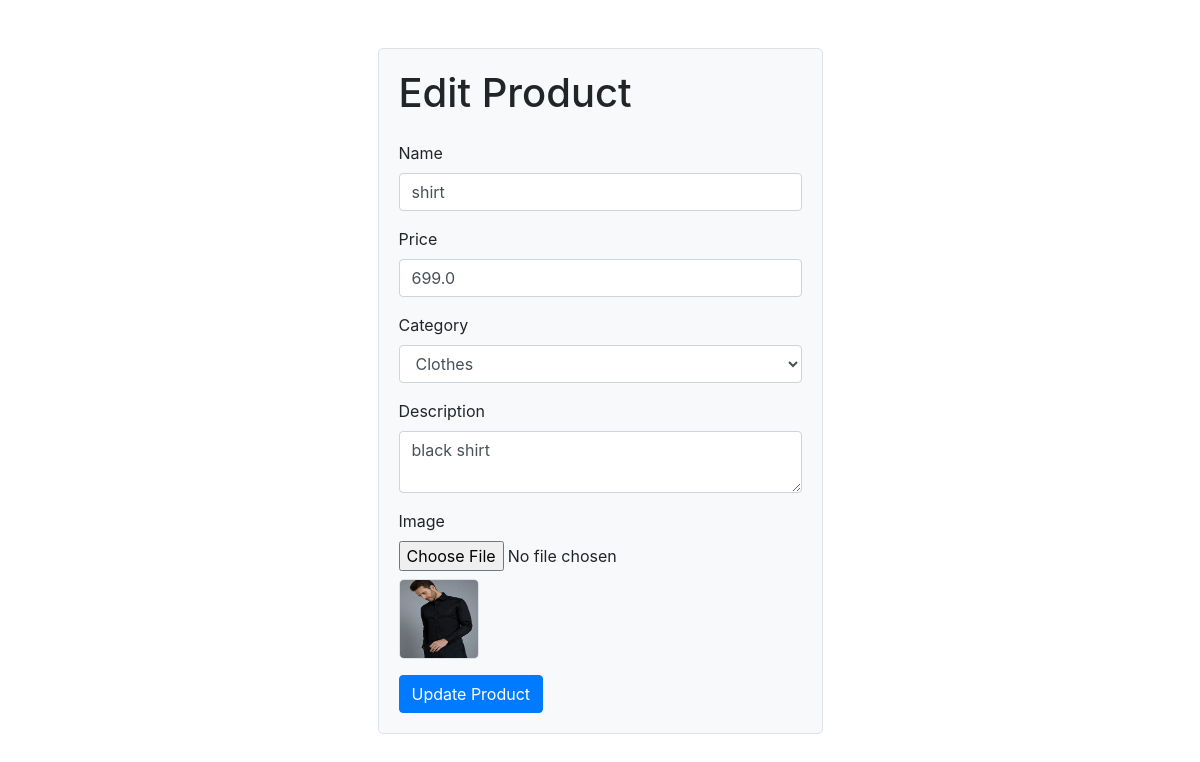
Page /admin_panel/editproductt/1/ on the committed database.
### adminapk/models.py (models this page shows, shortened)
class Product(models.Model):
    name = models.CharField(max_length=50)
    price = models.FloatField()
    category = models.ForeignKey(Category, on_delete=models.CASCADE, null=True)
    des = models.CharField(max_length=100)
    image = models.FileField(upload_to='uploads/products/')

class Category(models.Model):
    name = models.CharField(max_length=50)
    des = models.CharField(max_length=100)

### adminapk/views.py (the view, shortened to what this page needs)
# urls.py: path('editproductt/<int:id>/', views.editproduct, name='editproduct'),
def editproduct(request, id):
    print(id)
    product = Product.objects.get(id=id)
    categories = Category.objects.all()
    return render(request, 'update_record.html', {'product': product, 'categories': categories})

### templates/update_record.html (shortened to what this page needs)
<!DOCTYPE html>
<html lang="en">
<head>
    <link href="https://stackpath.bootstrapcdn.com/bootstrap/4.5.2/css/bootstrap.min.css" rel="stylesheet">
</head>
<body>
    <div class="container mt-5">
        <div class="row justify-content-center">
            <div class="col-md-5">
                <div class="form-container">
                    <h1 class="mb-4">Edit Product</h1>
                    <form method="POST" enctype="multipart/form-data">
                        <div class="form-group">
                            <label for="name">Name</label>
                            <input type="text" class="form-control" id="name" name="name" value="{{ product.name }}" required>
                        </div>
                        <div class="form-group">
                            <label for="price">Price</label>
                            <input type="number" class="form-control" id="price" name="price" value="{{ product.price }}" required>
                        </div>
                        <div class="form-group">
                            <label for="category">Category</label>
                            <select class="form-control" id="category" name="category" required>
                                {% for category in categories %}
                                    <option value="{{ category.id }}" {% if product.category.id == category.id %}selected{% endif %}>{{ category.name }}</option>
                                {% endfor %}
                            </select>
                        </div>
                        <div class="form-group">
                            <label for="des">Description</label>
                            <textarea class="form-control" id="des" name="des" required>{{ product.des }}</textarea>
                        </div>
                        <div class="form-group">
                            <label for="image">Image</label>
                            <input type="file" class="form-control-file" id="image" name="image">
                            <img src="{{ product.image.url }}" alt="{{ product.name }}" class="img-fluid mt-2" style="height: 80px; width: 80px;">
                        </div>
                        <button type="submit" class="btn btn-primary">Update Product</button>
                    </form>
                </div>
            </div>
        </div>
    </div>
</body>
</html>

### templates/update_record.html (style rules this page uses)
.form-container { border: 1px solid #dee2e6; border-radius: 5px; padding: 20px; background-color: #f8f9fa; }
.form-group img { display: block; margin-top: 10px; border: 1px solid #dee2e6; border-radius: 5px; }

### rows in the picture
Product: name "shirt", price "699.0", category "Clothes", des "black shirt", image (picture)
